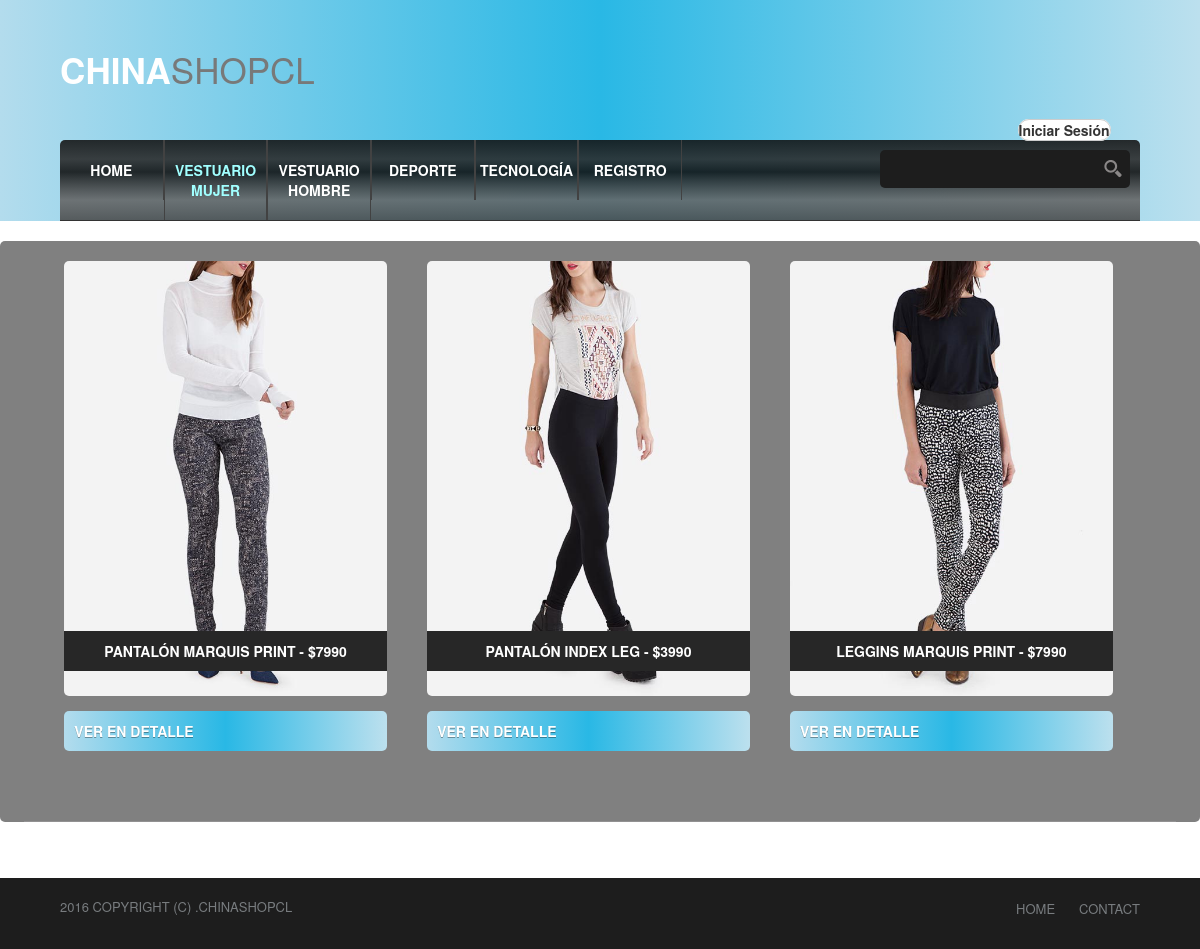
The app's page /vestuario-mujer.php with its own data.
### tables this page shows
CREATE TABLE IF NOT EXISTS `productosmujer` (
`id` int(5) NOT NULL,
  `nombre` varchar(50) NOT NULL,
  `marca` varchar(30) NOT NULL,
  `color` varchar(15) NOT NULL,
  `talla` varchar(4) NOT NULL,
  `precio` float NOT NULL,
  `descripcion` text,
  `imagen` varchar(50) NOT NULL
);

### php/conexion.php (called while the page is built, shortened)
<?php
class Conexion extends mysqli {
    public function recorrer($y){
        return mysqli_fetch_array($y);
    }
    public function rows($y){
        return mysqli_num_rows($y);
    }
}
?>

### vestuario-mujer.php (the view, shortened to what this page needs)
<?php
	require('php/conexion.php');
	$db= new Conexion();
?>
<!DOCTYPE HTML>
<html>
<head>
  <link href="css/style.css" rel="stylesheet" type="text/css"  media="all" />
 <link rel="stylesheet" type="text/css" href="css/bootstrap.min.css">
 <link href="css/owl.carousel.css" rel="stylesheet" type="text/css" media="all" />
 </head>
<body>
	 <div class="header">
	     <div class="wrap">
			<div class="top-header">
				<div class="logo">
					<a href="index.html"><h1><span>China</span>ShopCL</h1></a>
				</div>
			</div>
			<div class="row">
					<div class=col-md-9 > </div>
					<div class=col-md-3 ><a type="button"  class="botonlogin btn-default" data-toggle="modal" href="#myModal" data-target=".bd-example-modal-sm">Iniciar Sesión</a></div>
			</div>
			<div class="top-nav">
				<div class="top-nav-left">
					 <div id="nav">
				      <ul>
				        <li ><a href="index.php">Home</a></li>
				        <li class="active"><a href="vestuario-mujer.php">Vestuario Mujer</a></li>
				         <li ><a href="vestuario-hombre.php">Vestuario Hombre</a></li>
				         <li><a href="deporte.php">Deporte</a></li>
				         <li><a href="tecnologia.php">Tecnología</a></li>
				         <li><a href="crear-usuario.html">Registro</a></li>
				     </ul>
		       </div>
				</div>
				<div class="top-nav-right">
					<div class="search">
				  	<form>
				  		<input type="text" value="" />
				  		<input type="submit" value="" />
				  	</form>
				  </div>
				</div>
			</div>
		</div>
	</div><br>
	<div class="content">
		       <div class="top-grids">
		       		<div class="col_1_3 team-members">
					<ul><br>
						<?php
						$sql = $db->query("select * from productosmujer;");
						$nfilas = $db->rows($sql);
						if ($nfilas > 0){
							for ($i=0; $i<$nfilas; $i++) {
								$dato = $db->recorrer($sql);
								echo '<li>
										<a><img src="images/'.$dato['imagen'].'" alt="" />
										<span>'
											.$dato['nombre'].
											'   -   $'.$dato['precio'].
										'</span>
										</a>
											<div class="button boton"  onclick=obtenerId("'.$dato['id'].'")>
											<span><a >Ver en Detalle</a></span><br><br>
											</div>
									 </li>';
							}
						}
						?>
					</ul>
				</div>
		 		</div>
			</div>
		  <div class="footer">
		    <div class="wrap">
		    	 <div class="foot-nav">
			   	<ul>
			   		<li><a href="index.php">Home</a></li>
			   		<li><a href="contact.html">Contact</a></li>
			   	</ul>
			   	</div>
			   	<div class="copy-right">
					<p>2016 Copyright (c) .ChinaShopCL</p>
				</div>
		</div>
	</div>
	</body>
</html>

### records on screen
productosmujer: imagen (picture), nombre "PANTALÓN MARQUIS PRINT", precio "7990"
productosmujer: imagen (picture), nombre "PANTALÓN INDEX LEG", precio "3990"
productosmujer: imagen (picture), nombre "LEGGINS MARQUIS PRINT", precio "7990"
